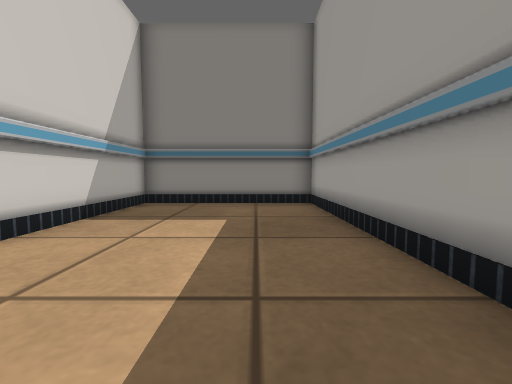
[1] (above)

21 first-person views from a walk through a robot-simulator world made for Gazebo. The camera is 0.5 m above the floor, tilts 4° down and sees 90° across. The lines on the ground mark 1 m squares. The floor is counted in squares, 0.5 m on a side. Each view is taken from the middle of a square. On the plan, view 1 faces up. The plan holds only what a view shows up to about 11 squares ahead; the rest is blank. The place goes on beyond the plan. Some surface patterns are stand-ins.

[2]
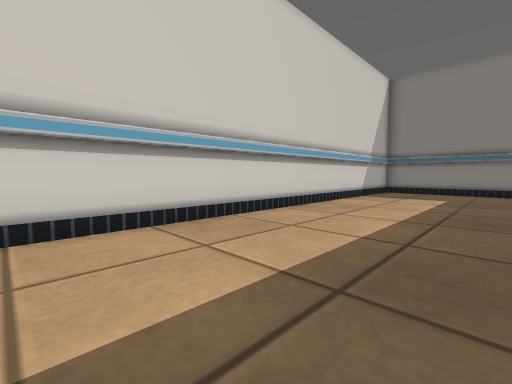

[3]
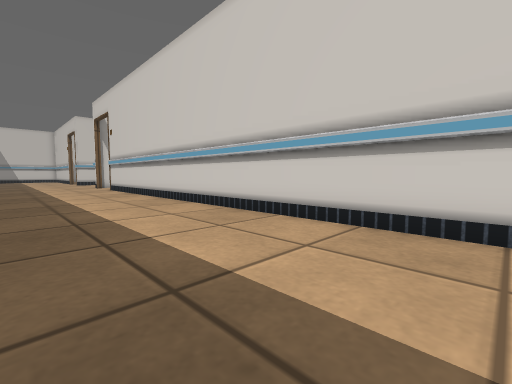

[4]
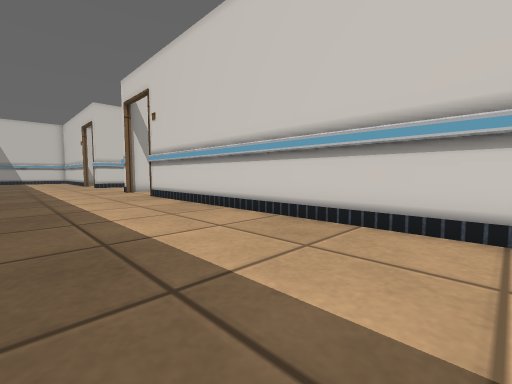

[5]
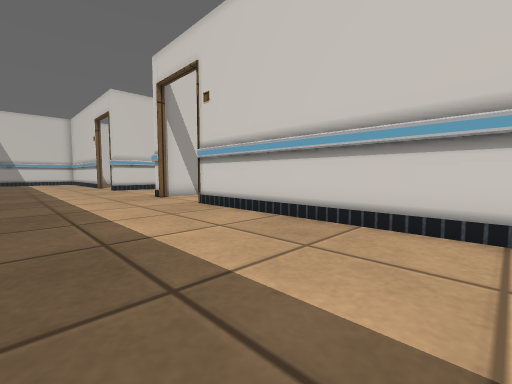

[6]
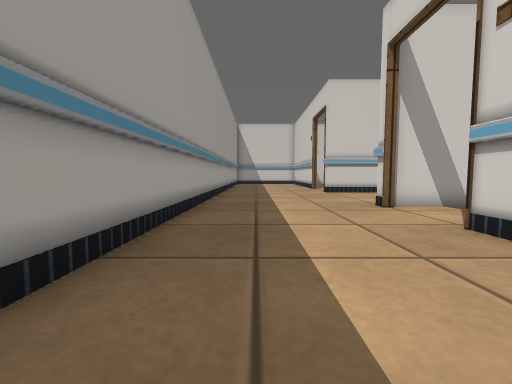

[7]
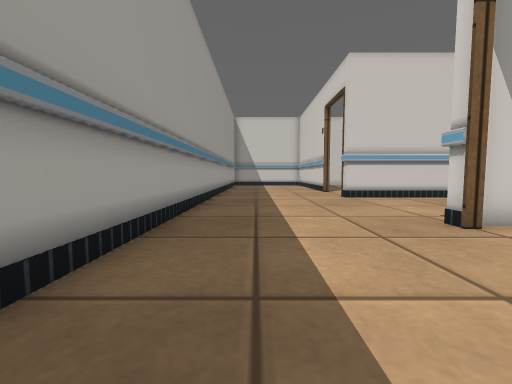

[8]
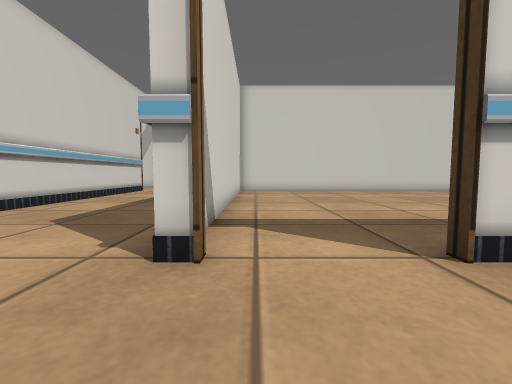

[9]
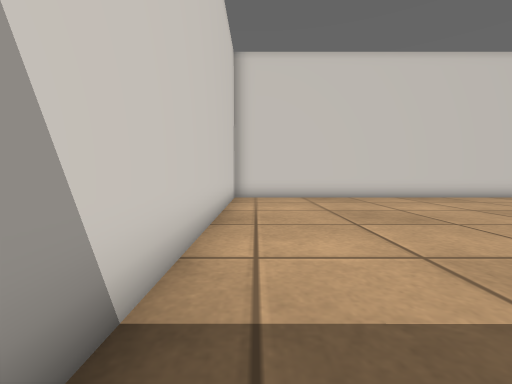

[10]
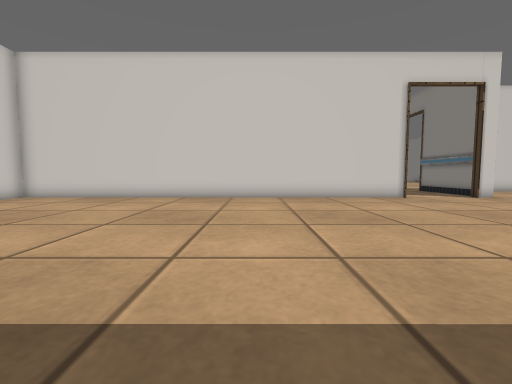

[11]
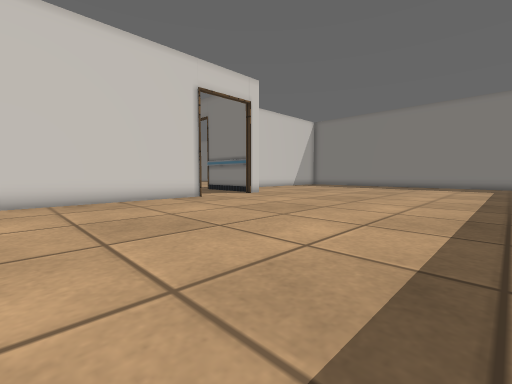

[12]
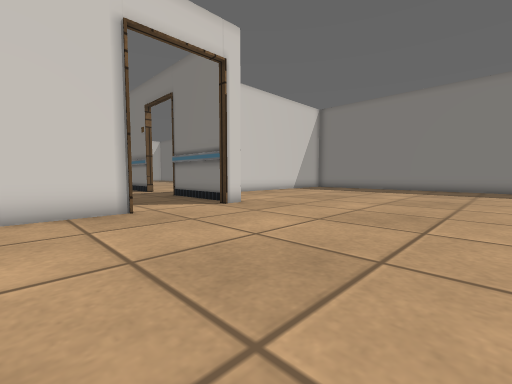

[13]
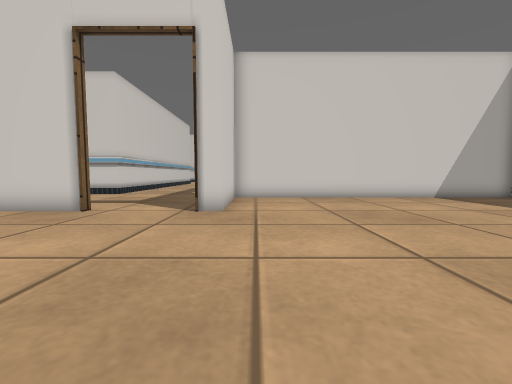

[14]
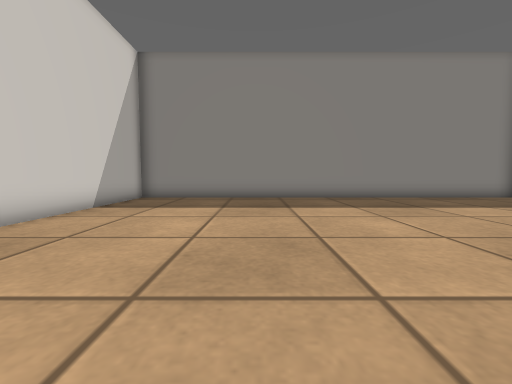

[15]
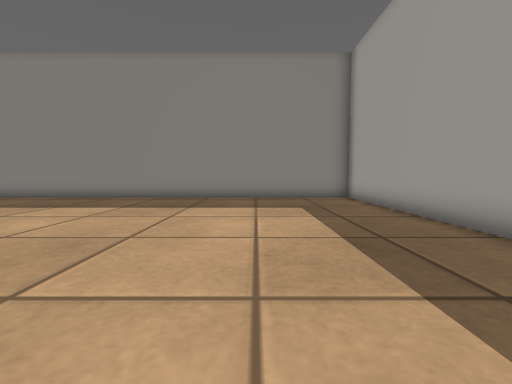

[16]
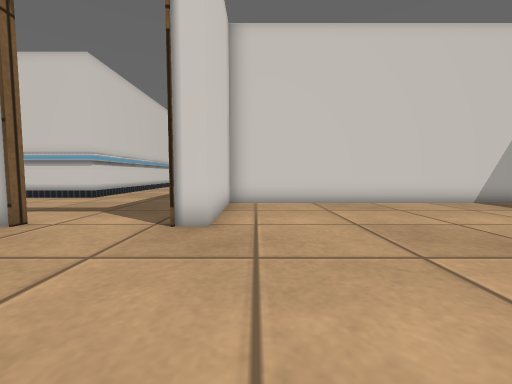

[17]
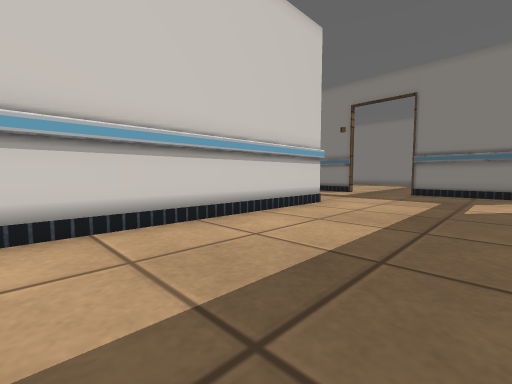

[18]
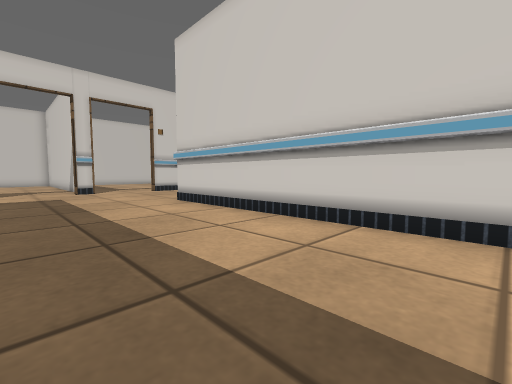

[19]
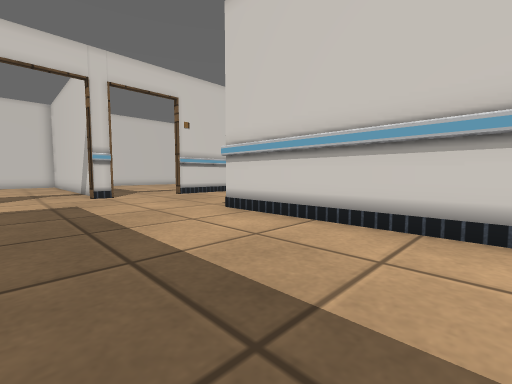

[20]
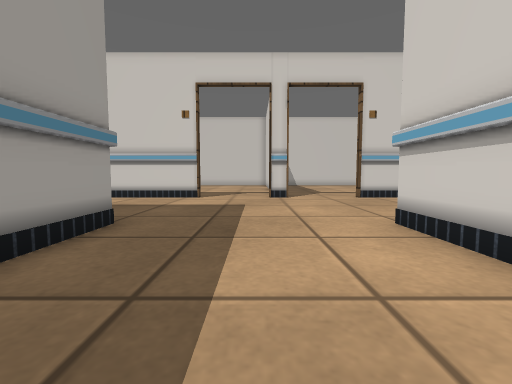

[21]
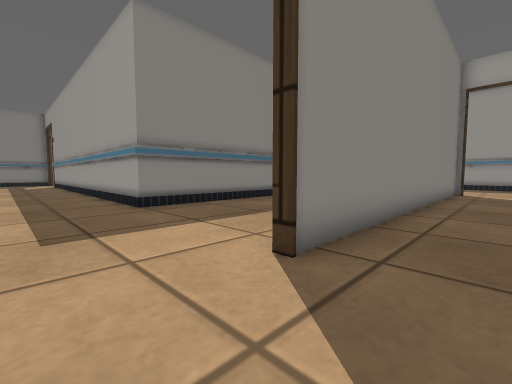

### Floor plan
Points are (right, up) in squares from view 1. A wall is a line through its corners. A room is listed if a view was taken in it or the views show most of it. See-through windows are left out.
Room 1 (views 1, 2, 3, 4, 5, 6, 7, 8)
walls: (1.9, 1.7) (1.9, 8.9) (-4, 8.9); (1.9, -22.5) (1.9, -16.8); (-3.9, 8.9) (-3.9, -19.6)
ways out: opening at (-4, -21) to room 2; opening at (-1, -23) to room 3
Room 2 (views 9, 10, 11, 12, 13, 14, 15, 16)
walls: (-15.9, -6.6) (-15.9, -22.9) (-4.2, -22.9); (-4.1, 1.9) (-4.1, 8.9); (-3.9, -19.6) (-4.2, -19.6); (-4, 8.9) (-19.9, 8.9) (-19.9, -2.9) (-15.9, -2.9) (-15.9, -3.6); (-4.2, -22.6) (-3.9, -22.6)
ways out: opening at (-4, -21) to room 1; opening at (-16, -5) to room 3
Room 3 (views 17, 18, 19, 20, 21)
walls: (-11, -23.2) (-16.1, -23.2) (-16.1, -18); (-20.5, -28.9) (-19.6, -28.9) (-19.6, -29.2); (-22.3, -8.9) (-21.9, -8.9) (-21.9, -23.3); (-3.9, -22.6) (-3.9, -23.2); (-16.2, -6.6) (-15.9, -6.6); (-5, -29.2) (-16.6, -29.1) (-16.6, -28.9) (-3.9, -28.9) (-3.9, -29.2); (-15.9, -3.6) (-16.2, -3.6); (-16.6, -3.1) (-19, -3.1); (1.9, -29.1) (1.9, -22.5)
ways out: opening at (-1, -23) to room 1; opening at (-16, -5) to room 2

Where each view was taken, in squares from view 1:
view 1: 0 up, 0 right, facing up
view 2: 6 down, 1 right, facing up-left
view 3: 2 down, 1 right, facing down-left
view 4: 8 down, 1 right, facing down-left
view 5: 12 down, 1 right, facing down-left
view 6: 15 down, 0 right, facing down
view 7: 18 down, 0 right, facing down
view 8: 22 down, 1 left, facing left
view 9: 22 down, 5 left, facing left
view 10: 13 down, 5 left, facing left
view 11: 13 down, 6 left, facing up-left
view 12: 9 down, 9 left, facing up-left
view 13: 2 down, 9 left, facing left
view 14: 2 down, 15 left, facing up
view 15: 2 down, 8 left, facing up
view 16: 2 down, 11 left, facing left
view 17: 17 down, 17 left, facing up-left
view 18: 14 down, 17 left, facing down-left
view 19: 17 down, 17 left, facing down-left
view 20: 18 down, 19 left, facing down
view 21: 31 down, 19 left, facing up-right
